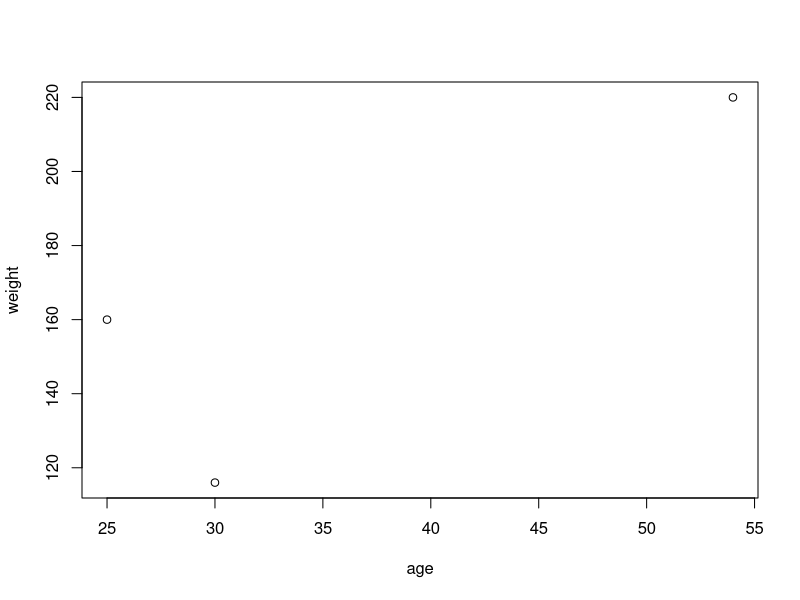

Reproduce this figure in R.
# create a data frame from scratch 
age <- c(25, 30, 54)
gender <- c("male", "female", "male")
weight <- c(160, 116, 220) 
mydata <- data.frame(age,gender,weight)
plot(x=age, y=weight)
mean(age)
mean(weight)

## I wanna make some changes.